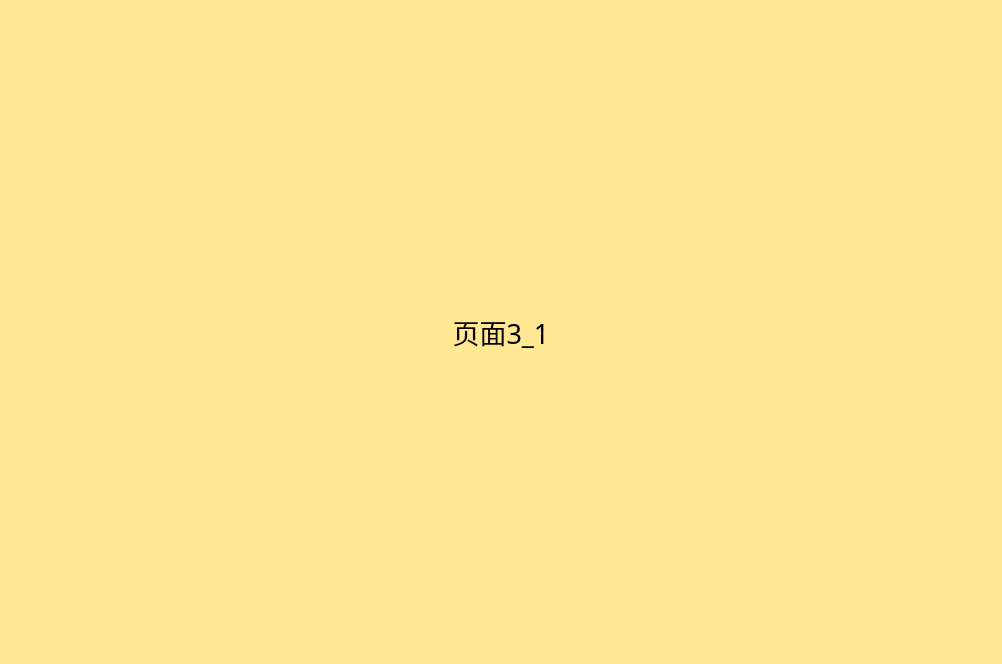
<?xml version="1.0" encoding="UTF-8"?>
<ui version="4.0">
 <class>Form</class>
 <widget class="QWidget" name="Form">
  <property name="geometry">
   <rect>
    <x>0</x>
    <y>0</y>
    <width>1002</width>
    <height>664</height>
   </rect>
  </property>
  <property name="windowTitle">
   <string>Form</string>
  </property>
  <property name="styleSheet">
   <string notr="true">background-color: rgb(255, 231, 147)</string>
  </property>
  <layout class="QHBoxLayout" name="horizontalLayout">
   <item>
    <widget class="QLabel" name="label">
     <property name="font">
      <font>
       <family>微软雅黑</family>
       <pointsize>20</pointsize>
      </font>
     </property>
     <property name="text">
      <string>页面3_1</string>
     </property>
     <property name="alignment">
      <set>Qt::AlignCenter</set>
     </property>
    </widget>
   </item>
  </layout>
 </widget>
 <resources/>
 <connections/>
</ui>
